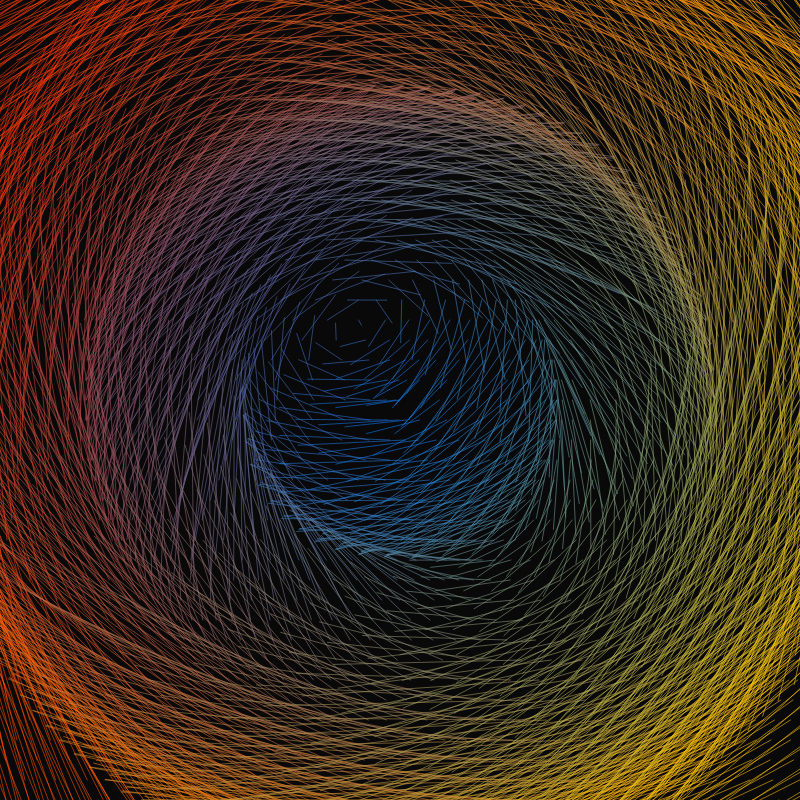
Frame 1 (no input)
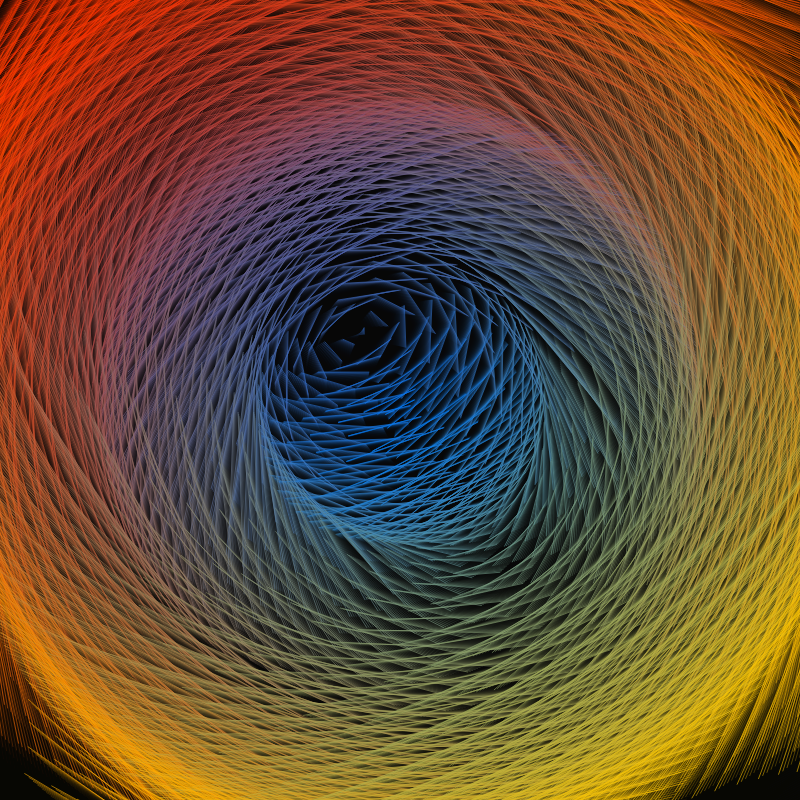
Frame 60 (no input)
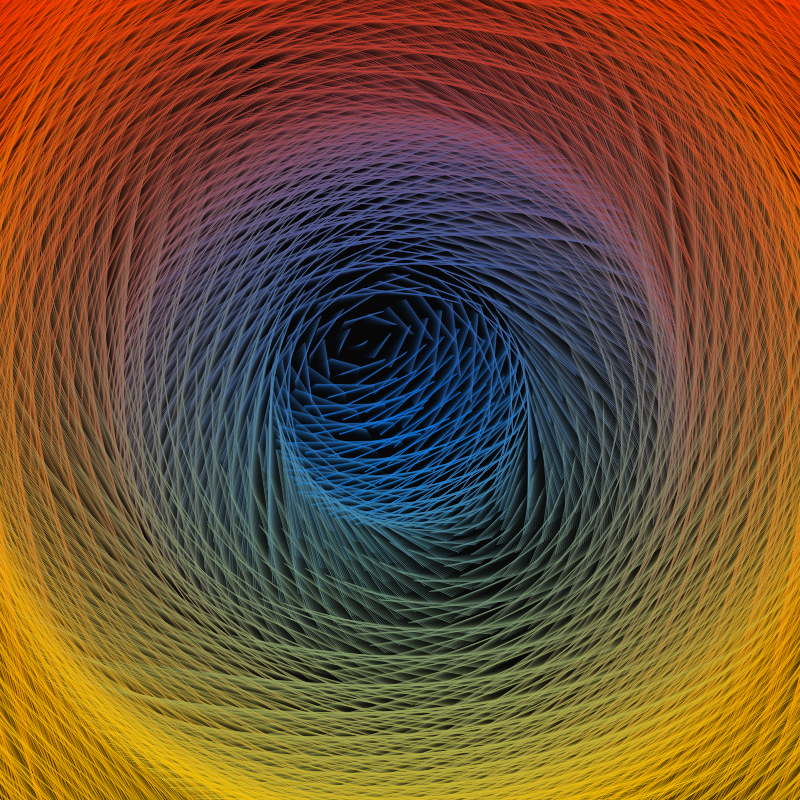
Frame 120 (the mouse pressed at the canvas centre since frame 60)

The p5.js sketch that drew these frames (run headless with seeded random() and noise() and a simulated clock; from frame 60 on, the mouse is pressed at the canvas centre):

// p5.js sketch
// ── sketch.js
let gridSize = 1000;
let offset = 0;
let rotationAngle = 0;

function setup() {
  createCanvas(800, 800);
  background(10);
  frameRate(400); // Set to 400 FPS
}

function draw() {
  background(10, 50);
  translate(width / 2, height / 2);

  for (let x = -gridSize / 2; x < gridSize / 2; x += 20) {
    for (let y = -gridSize / 2; y < gridSize / 2; y += 20) {
      let angle = atan2(y, x) + rotationAngle;
      let distanceFromCenter = dist(0, 0, x, y);
      let wave = sin(offset * 0.01 + distanceFromCenter * 0.02) * 50;

      let x1 = cos(angle) * distanceFromCenter + wave;
      let y1 = sin(angle) * distanceFromCenter;
      let x2 = cos(angle + PI / 4) * distanceFromCenter - wave;
      let y2 = sin(angle + PI / 4) * distanceFromCenter + wave;

      let colorIntensity = map(distanceFromCenter, 0, gridSize / 2, 0, 255);
      stroke(colorIntensity, map(x, -gridSize / 2, gridSize / 2, 50, 200), 255 - colorIntensity, 150);
      strokeWeight(1);

      line(x1, y1, x2, y2);
    }
  }

  rotationAngle += 0.01;
  offset += 0.5;
}
